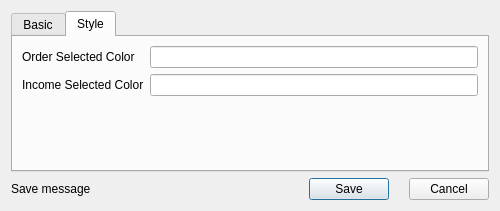
<?xml version="1.0" encoding="UTF-8"?>
<ui version="4.0">
 <class>Dialog</class>
 <widget class="QDialog" name="Dialog">
  <property name="geometry">
   <rect>
    <x>0</x>
    <y>0</y>
    <width>500</width>
    <height>211</height>
   </rect>
  </property>
  <property name="sizePolicy">
   <sizepolicy hsizetype="Preferred" vsizetype="Fixed">
    <horstretch>0</horstretch>
    <verstretch>0</verstretch>
   </sizepolicy>
  </property>
  <property name="windowTitle">
   <string>Settings Editor</string>
  </property>
  <layout class="QVBoxLayout" name="verticalLayout">
   <item>
    <widget class="QTabWidget" name="tabWidget">
     <property name="currentIndex">
      <number>1</number>
     </property>
     <widget class="QWidget" name="tab">
      <attribute name="title">
       <string>Basic</string>
      </attribute>
      <layout class="QVBoxLayout" name="verticalLayout_2">
       <item>
        <layout class="QFormLayout" name="formLayout">
         <item row="0" column="0">
          <widget class="QLabel" name="label_2">
           <property name="toolTip">
            <string>Set where the data file is stored</string>
           </property>
           <property name="text">
            <string>Data Path</string>
           </property>
          </widget>
         </item>
         <item row="0" column="1">
          <widget class="QLineEdit" name="data_path_value"/>
         </item>
         <item row="1" column="0">
          <widget class="QRadioButton" name="autosave_value">
           <property name="text">
            <string>Auto Save</string>
           </property>
          </widget>
         </item>
        </layout>
       </item>
      </layout>
     </widget>
     <widget class="QWidget" name="tab_2">
      <attribute name="title">
       <string>Style</string>
      </attribute>
      <layout class="QVBoxLayout" name="verticalLayout_3">
       <item>
        <layout class="QFormLayout" name="formLayout_2">
         <item row="0" column="0">
          <widget class="QLabel" name="label_3">
           <property name="text">
            <string>Order Selected Color</string>
           </property>
          </widget>
         </item>
         <item row="1" column="0">
          <widget class="QLabel" name="income_color_label">
           <property name="text">
            <string>Income Selected Color</string>
           </property>
          </widget>
         </item>
         <item row="0" column="1">
          <widget class="QLineEdit" name="order_color"/>
         </item>
         <item row="1" column="1">
          <widget class="QLineEdit" name="income_color"/>
         </item>
        </layout>
       </item>
      </layout>
     </widget>
    </widget>
   </item>
   <item>
    <layout class="QHBoxLayout" name="horizontalLayout_2">
     <item>
      <widget class="QLabel" name="message_label">
       <property name="text">
        <string>Save message</string>
       </property>
      </widget>
     </item>
     <item>
      <spacer name="horizontalSpacer">
       <property name="orientation">
        <enum>Qt::Horizontal</enum>
       </property>
       <property name="sizeHint" stdset="0">
        <size>
         <width>40</width>
         <height>20</height>
        </size>
       </property>
      </spacer>
     </item>
     <item>
      <layout class="QHBoxLayout" name="horizontalLayout">
       <property name="spacing">
        <number>20</number>
       </property>
       <property name="sizeConstraint">
        <enum>QLayout::SetFixedSize</enum>
       </property>
       <item>
        <widget class="QPushButton" name="save_button">
         <property name="text">
          <string>Save</string>
         </property>
        </widget>
       </item>
       <item>
        <widget class="QPushButton" name="cancel_button">
         <property name="text">
          <string>Cancel</string>
         </property>
        </widget>
       </item>
      </layout>
     </item>
    </layout>
   </item>
  </layout>
 </widget>
 <resources/>
 <connections/>
</ui>
